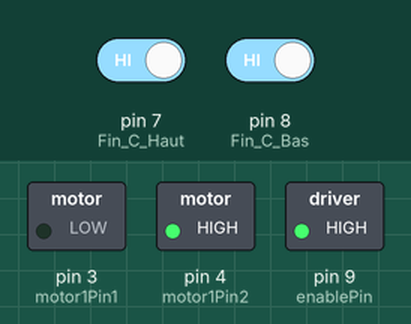
Bench run of a sketch on a simulated Arduino Uno, built with avr-gcc and run on an emulated ATmega328P. On the bench: switched loads named in the sketch (green lamp = pin HIGH). The test bench sets the inputs (shaded band); at power-on: pin 7 (Fin_C_Haut) HIGH, pin 8 (Fin_C_Bas) HIGH.

Above: at 1.2 s.
1.3 s: pin 7 (Fin_C_Haut) driven LOW
At 1.9 s:
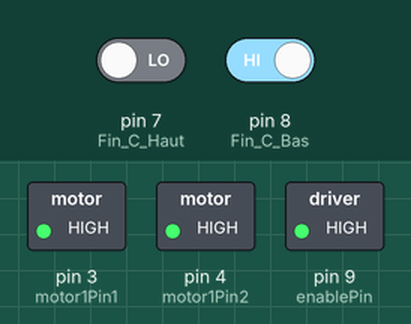
4.3 s: pin 8 (Fin_C_Bas) driven LOW
5.8 s: pin 8 (Fin_C_Bas) driven HIGH
8.8 s: pin 7 (Fin_C_Haut) driven HIGH
At 9.6 s:
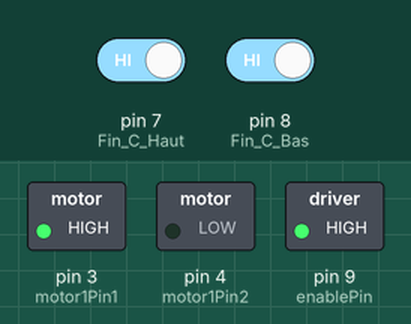
Timing chart, 0 to 11.3 s (numbered marks = the images above; inputs shaded):
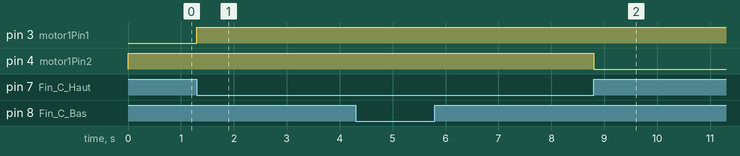

Measured:
- after the input at 1.3 s, pin 3 (motor1Pin1): LOW → HIGH at once
- after the input at 8.8 s, pin 4 (motor1Pin2): HIGH → LOW at once

The sketch:

code_capteur_de_position.ino.ino
```cpp
// debut
// vaut mieux des define que des int ou const!!

#define motor1Pin1  3 // pin 2 (Input 1) du L293D
#define motor1Pin2  4 // pin 7 (Input 2) du L293D
#define enablePin  9 // pin 1 (Enable 1) du L293D
#define Fin_C_Haut  7 // broche 7 du micro-contrôleur se nomme maintenant : Capt1
#define Fin_C_Bas 8 // broche 3 du micro-contrôleur se nomme maintenant : Capt2

// pour une meilleur lisibilité du programme
#define CapteurHautOn !digitalRead (Fin_C_Haut) //capteur fermé au repos, donc actif LOW
#define CapteurBasOn  !digitalRead (Fin_C_Bas)  //capteur fermé au repos, donc actif LOW

// tu dois declarer tes fonctions avant de les utiliser!!
void monte() {
  digitalWrite(motor1Pin1, LOW); // mettre pin 2 a 293D low
  digitalWrite(motor1Pin2, HIGH); // mettre pin 7 a L293D high
}
void descend() {
  digitalWrite(motor1Pin1, HIGH); // Mettre pin 2 a L293D high
  digitalWrite(motor1Pin2, LOW); // Mettre pin 7 a L293D low
}

void stop() {
  digitalWrite(motor1Pin1, HIGH); // Mettre pin 2 a L293D high
  digitalWrite(motor1Pin2, HIGH); // Mettre pin 7 a L293D low
}

void setup() {
  // set all the other pins you're using as outputs:
  pinMode(motor1Pin1, OUTPUT);
  pinMode(motor1Pin2, OUTPUT);
  pinMode(enablePin, OUTPUT);

  // initialistaion des capteurs qui sont de preference fermé au repos
  pinMode(Fin_C_Haut, INPUT); // Capt1 est une broche d'entree
  pinMode(Fin_C_Bas, INPUT); // Capt2 est une broche d'entree

        stop();
  // Mettre la broche Enable a high comme ca le moteur tourne
  digitalWrite(enablePin, HIGH);

  // si au debut on est entre les deux capteur donc on monte
  if (!CapteurHautOn && !CapteurBasOn) monte();
}

void loop() // boucle principal
{
  //contenu du programme

  // Si fin de course bas ateint
  if(CapteurBasOn) {
    stop();
    delay(750);
    monte();
  }

  // Si fin de course haut ateint
  if(CapteurHautOn) {
    stop();
    delay(750);
    descend();
  }
}
//fin
```
